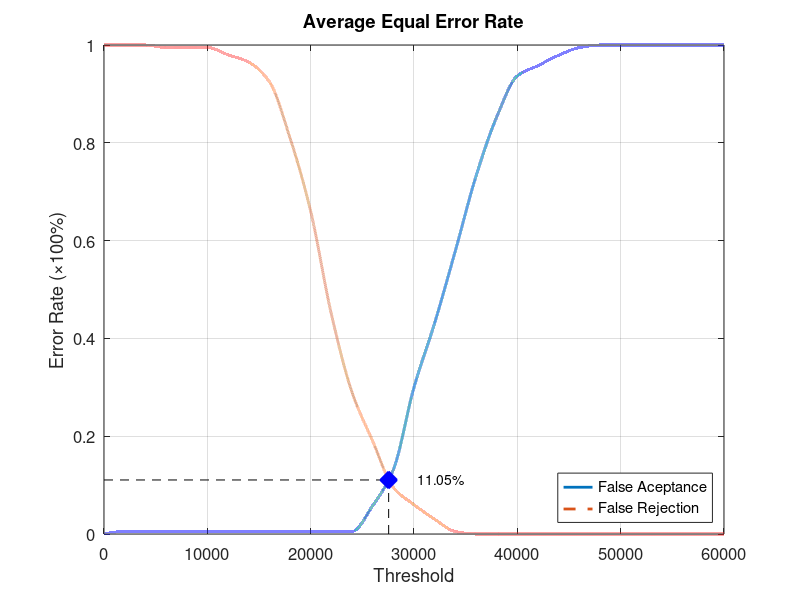
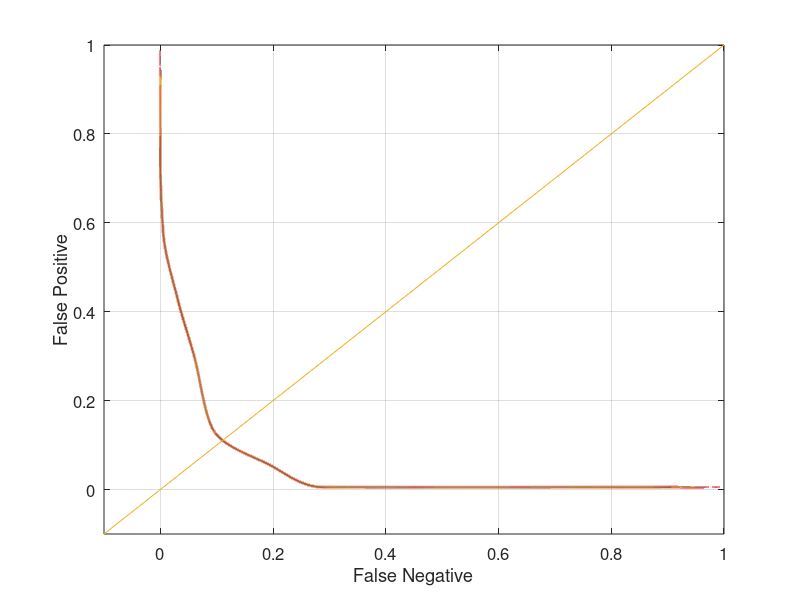

These charts were generated, in order, by the following MATLAB code:
function yEER = Database1_4
close all;
clear;
clc;
x = 0:2000:60000;
xq = 0:0.5:60000;

y0 = [0 0.00526316 0.00526316 0.00526316 0.00526316 0.00526316 0.00526316 0.00526316 0.00526316 0.00526316 0.00526316 0.00526316 0.00526316 0.0578947 0.131579 0.3 0.431579 0.578947 0.731579 0.852632 0.936842 0.957895 0.978947 0.994737 1 1 1 1 1 1 1];
yy0 = interp1(x, y0, xq, 'pchip');
y1 = [1 1 1 0.995 0.995 0.995 0.98 0.965 0.925 0.81 0.66 0.45 0.29 0.19 0.095 0.06 0.03 0.005 0 0 0 0 0 0 0 0 0 0 0 0 0];
yy1 = interp1(x, y1, xq, 'pchip');

% Calculating EER: 
y2 = abs(y0 - y1);
find(y2 == min(y2))
yy2 = abs(yy0 - yy1);
xEER = find(yy2 == min(yy2));
xEERIndex = xq(xEER) % X-axis EER
yEER = yy0(xEER) % Y-axis EER

main = figure
plot(xq, yy0,'-','LineWidth', 2);	hold on
plot(xq, yy1,'--','LineWidth', 2);	hold on
plot([xEERIndex xEERIndex], [0 yEER], 'k--');	hold on
plot([0 xEERIndex], [yEER yEER], 'k--');	hold on
plot(xEERIndex, yEER, 'bx', 'LineWidth', 10);	hold on
text(xEERIndex + 10 * xEERIndex / 100, yEER, [num2str(round((10000 * yEER)) / 100) '%'])
legend('False Aceptance', 'False Rejection', 'Location', 'SouthEast')
xlabel('Threshold')
ylabel('Error Rate (\times100%)')
title('Average Equal Error Rate')
set(gca, 'FontSize', 12)
axis([0 60000 0 1])
grid on

print(main, 'Database1_4Main', '-dpng');
FNRxFPR = figure('Color', [1 1 1]);
plot(yy1, yy0, '-', yy1, yy0, 'LineWidth', 2);
hold on
y = -0.1:0.1:1
plot(y, y); 
set(gca, 'FontSize', 12)
xlabel('False Negative')
ylabel('False Positive')
axis([-0.1 1 -0.1 1])
set(gca, 'FontSize', 12)
grid on

print(FNRxFPR, 'Database1_4FNRxFPR','-dpng');
end
